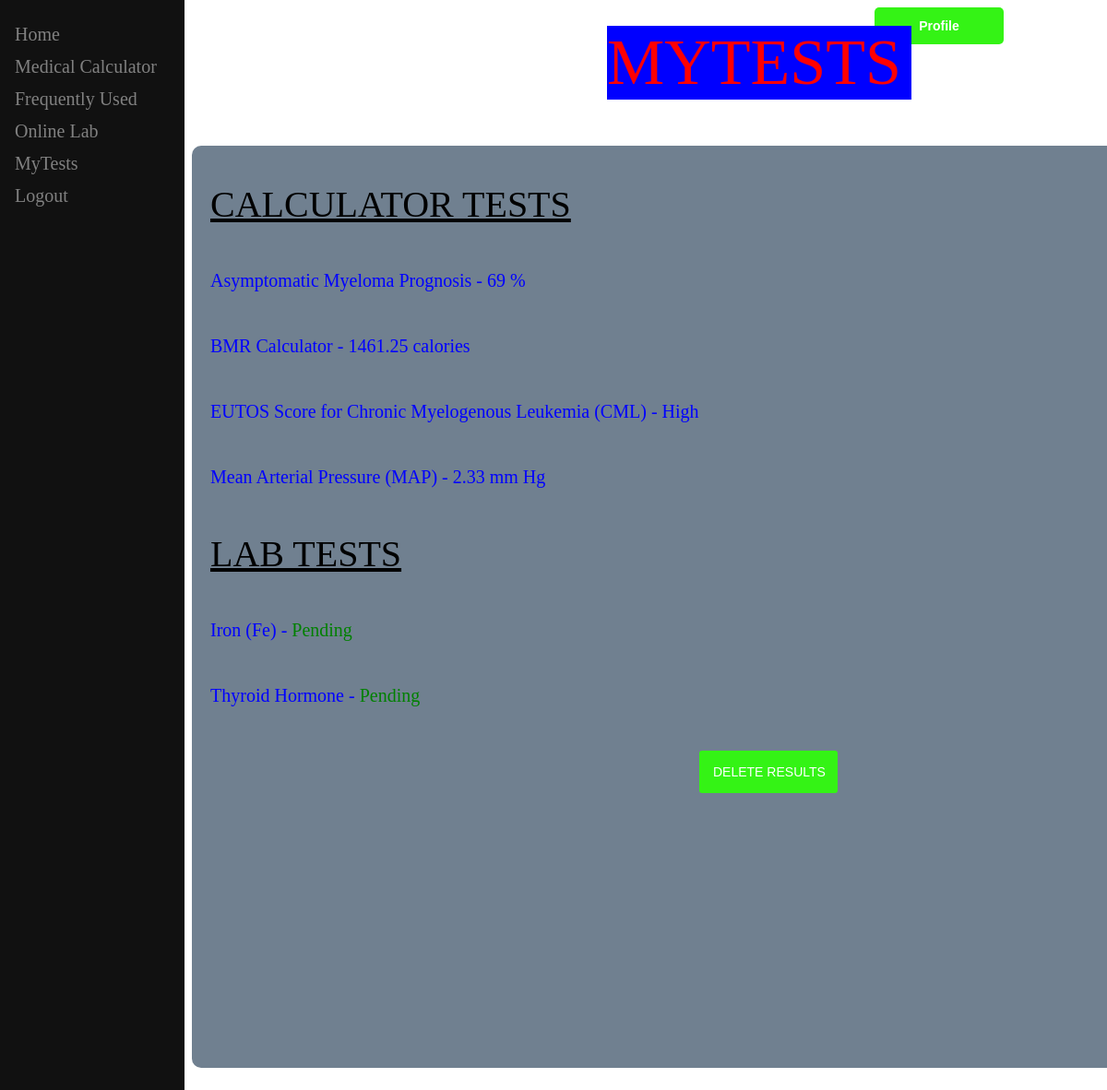
The app's page /inventory.php (signed in) with its own data.
### tables this page shows
CREATE TABLE `tests` (
  `testname` varchar(100) NOT NULL,
  `username` varchar(30) NOT NULL,
  `value` varchar(30) NOT NULL,
  `unit` varchar(25) NOT NULL,
  `type` varchar(2) NOT NULL,
  `report` varchar(2) NOT NULL,
  `filename` varchar(10) NOT NULL
);

### inventory.php (the view, shortened to what this page needs)
<?php
$session = $_SESSION['username'];
?>
<html>
<head>
    <link rel="stylesheet" type="text/css" href="css/invent.css">
</head>
<body>
<form method="post" action="Profile.php">
<input type="submit" name="b2" value="Profile" class ="btn">
</form>
<form method="post" action="">
<div class="head">MYTESTS</div>
<div class="container">
<?php
  $k=0;
  $db = 'medi';
  $user = 'arjun';
  $pass = '123';
  $conn = mysqli_connect('localhost',$user,$pass,$db);
  $sql="SELECT * FROM tests WHERE username='$session' AND type='C'";
  $res=mysqli_query($conn,$sql);
  $n=mysqli_num_rows($res);
  if($n!=0)
  {
    $k=1;
    echo"<u><p style='font-size:40px; margin-left: 20px;'>CALCULATOR TESTS</p></u>";
    while($row=mysqli_fetch_assoc($res))
    {
        $f = $row['filename'];
        $t = $row['testname'];
        $r = $row['value'];
        $u = $row['unit'];
        echo"<div class='wrapper'> <a class='seventh before after' href=ucalc/$f>$t -  $r $u</a> </div>";
    }
  }
  $sql="SELECT * FROM tests WHERE username='$session' AND type='O'";
  $res=mysqli_query($conn,$sql);
  $n=mysqli_num_rows($res);
  if($n!=0)
  {
    $k=1;
    echo"<u><p style='font-size:40px; margin-left: 20px;'>LAB TESTS</p></u>";
    while($row=mysqli_fetch_assoc($res))
    {
        $f = $row['filename'];
        $t = $row['testname'];
        $r = $row['value'];
        $u = $row['unit'];
        if($r=='Pending')
        {
          echo"<div class='wrapper'> <a class='seventh before after' href=$f>$t - <font color='green'>Pending</font></a> </div>";
        }
        else
        {
          echo"<div class='wrapper'> <a class='seventh before after' href=$f>$t -  $r $u</a> </div>";
        }
    }
  }
  if($k==1)
  {
     echo"<input type='submit' name='b1' class='btn2' value='DELETE RESULTS'";
  }
  else
  {
    echo"<h4>NO TESTS TO SHOW</h4>";
  }
?>
</div>
<div class="sidenav">
  <a href="home.php">Home</a>
  <a href="usercalc.php">Medical Calculator</a>
  <a href="fused.php">Frequently Used</a>
  <a href="olab.php">Online Lab</a>
  <a href="inventory.php">MyTests</a>
  <a href="logout.php">Logout</a>
</div>
</form>
</body>
</html>

### css/invent.css (style rules this page uses)
body { background: #eee; width: 100%; height: 100%; background: url('images/MQ.jpg') no-repeat 50% 10%; position: absolute; }
.container { overflow: auto; position: absolute; width: 1300px; height: 1000px; position: absolute; margin-left: 200px; margin-top: 150px; border-radius: 10px; background: #708090; }
.btn { width: 140px; height: 40px; background: #34f315; font-size: 14px; margin-right: 10%; font-weight: bold; border-radius: 5px; border: none; color: #fff; position: absolute; right: 0px; }
.btn2 { position: absolute; background: #34f315; width: 150px; margin-left: 550px; border: 0; padding: 15px; border-top-left-radius: 3px; border-top-right-radius: 3px; border-bottom-left-radius: 3px; border-bottom-right-radius: 3px; color: #FFFFFF; font-size: 14px; }
.head { position: absolute; width: 330px; font-size: 70px; background-color: blue; color: red; margin-left: 650px; margin-top: 20px; }
.wrapper { margin:3em 0; margin-left: 20px; }
a,a:visited,a:hover,a:active { -webkit-backface-visibility:hidden; backface-visibility:hidden; position:relative; transition:0.5s color ease; text-decoration:none; color: blue; font-size:20px; }
a.before:before,a.after:after { content: ""; transition:0.5s all ease; -webkit-backface-visibility:hidden; backface-visibility:hidden; position:absolute; }
a.before:before { top:-0.25em; }
a.after:after { bottom:-0.25em; }
a.before:before,a.after:after { height:5px; height:0.35rem; width:0; background:#d73444; }
a.seventh:before { right:0; }
a.seventh:after { left:0; }
.sidenav { height: 100%; width: 200px; position: fixed; z-index: 1; top: 0; left: 0; background-color: #111; overflow-x: hidden; padding-top: 20px; }
.sidenav a, .dropdown-btn { padding: 6px 8px 6px 16px; text-decoration: none; font-size: 20px; color: #818181; display: block; border: none; background: none; width:100%; text-align: left; cursor: pointer; outline: none; }

### records on screen
tests: testname "Asymptomatic Myeloma Prognosis", value "69", unit "%"
tests: testname "BMR Calculator", value "1461.25", unit "calories"
tests: testname "EUTOS Score for Chronic Myelogenous Leukemia (CML)", value "High"
tests: testname "Mean Arterial Pressure (MAP)", value "2.33", unit "mm Hg"
tests: testname "Iron (Fe)"
tests: testname "Thyroid Hormone"
